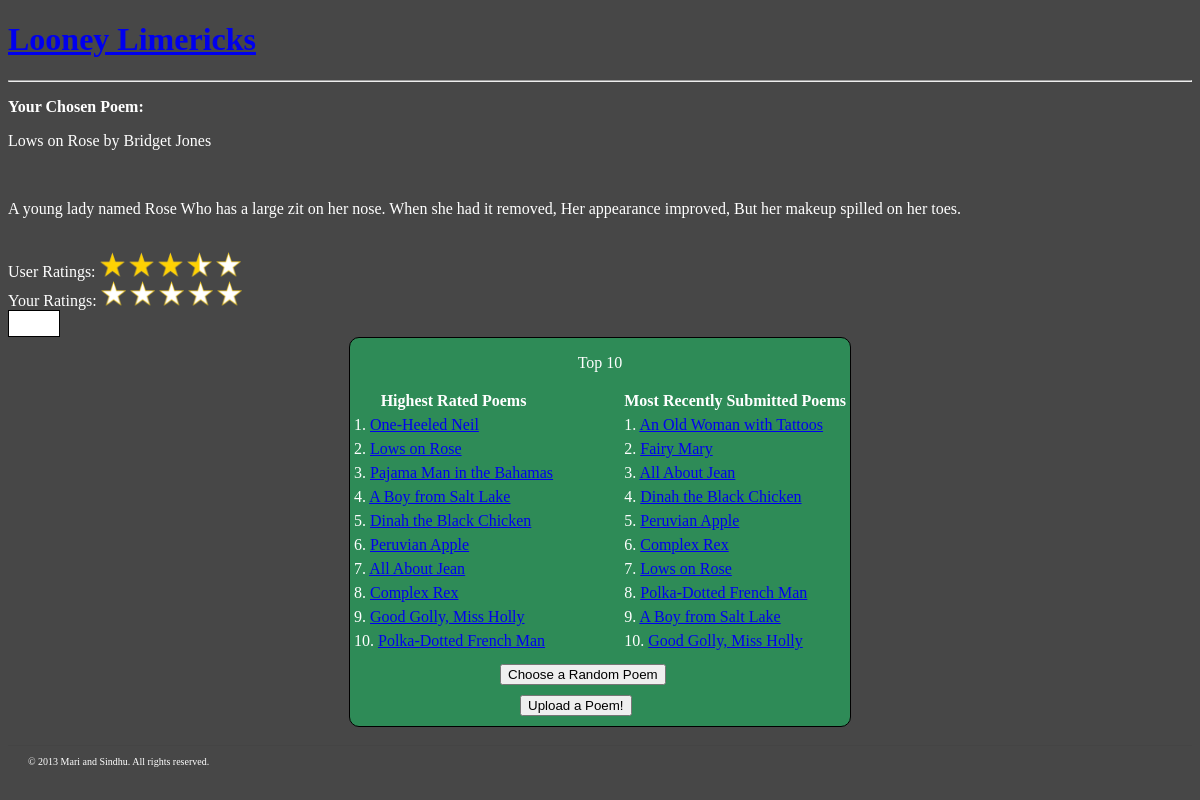
Page /index.php?poemid=6 on the committed database.
### tables this page shows
CREATE TABLE IF NOT EXISTS `ll_table` (
  `id` int(11) NOT NULL AUTO_INCREMENT,
  `title` varchar(30) NOT NULL,
  `author` varchar(30) NOT NULL,
  `poem` text NOT NULL,
  `featuredTime` int(11) DEFAULT NULL,
  `userRating` double DEFAULT NULL,
  PRIMARY KEY (`id`)
);

### models/mainModel.php (called while the page is built, shortened)
<?php
class mainModel{
	function getPoemInformation($id){
		$mostRecent = array();
		$con = mysqli_connect(HOST, USER, PASSWORD);
		mysqli_select_db($con, DBNAME);
		$result = mysqli_query($con,"SELECT * FROM ll_table WHERE id=".$id);
		while($row = mysqli_fetch_array($result)){
			$mostRecent['id'] = $row['id'];
			$mostRecent['title'] = $row['title'];
			$mostRecent['author'] = $row['author'];
			$mostRecent['poem'] = $row['poem'];
		}
		return $mostRecent;
	}
}
?>

### controllers/main.php (called while the page is built, shortened)
<?php
include_once("./models/mainModel.php");
class main{
	function theController(){
		$model = new mainModel();
		if(isset($_GET['poemid'])){
			$model->getPoemInformation($_GET['poemid']);
		}
	}
	function getPoemInfo(){
		$model = new mainModel();
		$poemInfo = $model->getPoemInformation($_GET['poemid']);
		return $poemInfo;
	}
}
?>

### views/poemView.php (the view, shortened to what this page needs)
<h1><a href="index.php">
<?php
echo SITENAME;
include_once("./controllers/main.php");
?>
</a>
</h1>
<hr/>
<?php
	$mainController = new main();
	if(isset($_GET['poemid'])){
		$poemInfo = $mainController->getPoemInfo();
		echo "<p><b> Your Chosen Poem: </b></p>";
		echo "<p>".$poemInfo['title']."  by ". $poemInfo['author']." </p><br />";
		echo "<p>" . $poemInfo['poem'] . "</p><br/>";
	}
	else{
		echo "<p> The Featured Poem: </p><br>";
	}
?>
<div class="userRatings">
User Ratings:
<img id="one-star" src="full-star.png"/>
<img id="two-star" src="full-star.png"/>
<img id="three-star" src="full-star.png"/>
<img id="four-star" src="half-star.png"/>
<img id="five-star" src="unrated-star.png"/>
</div>
<div class="yourRatings">
Your Ratings:
<body>
<a href= <?php echo "index.php?poemid=".$_GET['poemid']."&yr=1";?>><img id="1" src="unrated-star.png" onmouseover="light(this.id)" onmouseout="off(this.id)" onclick="rate(this.id)"/></a>
<a href= <?php echo "index.php?poemid=".$_GET['poemid']."&yr=2";?>><img id="2" src="unrated-star.png" onmouseover="light(this.id)" onmouseout="off(this.id)" onclick="rate(this.id)"/></a>
<a href= <?php echo "index.php?poemid=".$_GET['poemid']."&yr=3";?>><img id="3" src="unrated-star.png" onmouseover="light(this.id)" onmouseout="off(this.id)" onclick="rate(this.id)"/></a>
<a href= <?php echo "index.php?poemid=".$_GET['poemid']."&yr=4";?>><img id="4" src="unrated-star.png" onmouseover="light(this.id)" onmouseout="off(this.id)" onclick="rate(this.id)"/></a>
<a href= <?php echo "index.php?poemid=".$_GET['poemid']."&yr=5";?>><img id="5" src="unrated-star.png" onmouseover="light(this.id)" onmouseout="off(this.id)" onclick="rate(this.id)"/></a>
<div id="rating" style="text-align:center;font-size:23px;border:solid black 1px;height:25px;width:50px;">
</div>
</body>
</div>
<?php
require_once("baseview.php");
?>

### css/style.css (style rules this page uses)
body { background-color: #474747; color:white; }
#rating { text-align:center; font-size:23px; border:solid black 1px; height:25px; width:50px; background-color: white; }
img { height: 25px; width:25px; }

### rows in the picture
ll_table: title "Lows on Rose", author "Bridget Jones", poem "A young lady named Rose Who has a large zit on her nose. When she had it removed, Her appearance improved, But her makeup spilled on her toes."

### other values in the picture
SITENAME "Looney Limericks"
$value "One-Heeled Neil"
$value "Lows on Rose"
$value "Pajama Man in the Bahamas"
$value "A Boy from Salt Lake"
$value "Dinah the Black Chicken"
$value "Peruvian Apple"
$value "All About Jean"
$value "Complex Rex"
$value "Good Golly, Miss Holly"
$value "Polka-Dotted French Man"
$value "An Old Woman with Tattoos"
$value "Fairy Mary"
